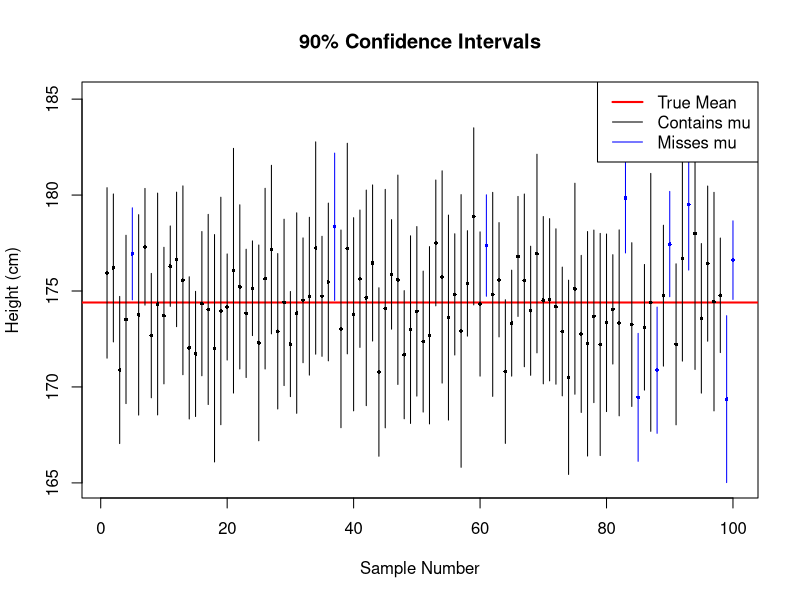
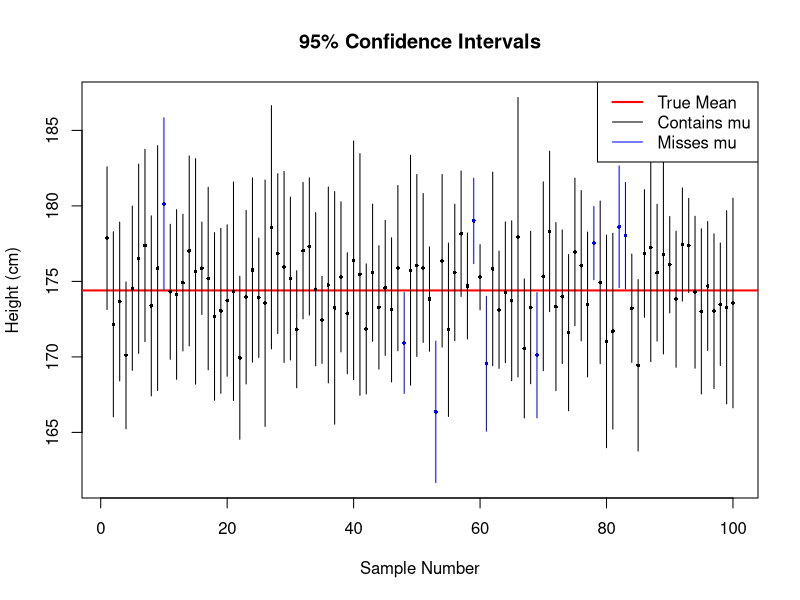
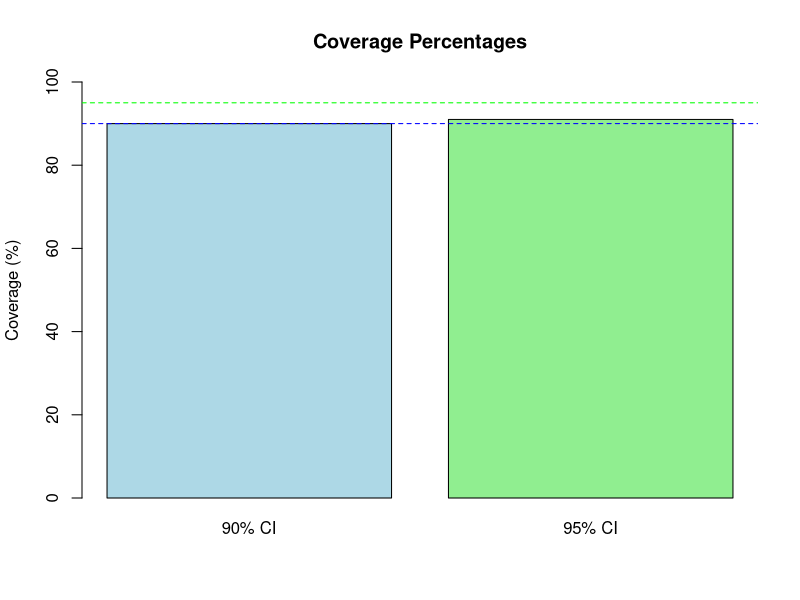
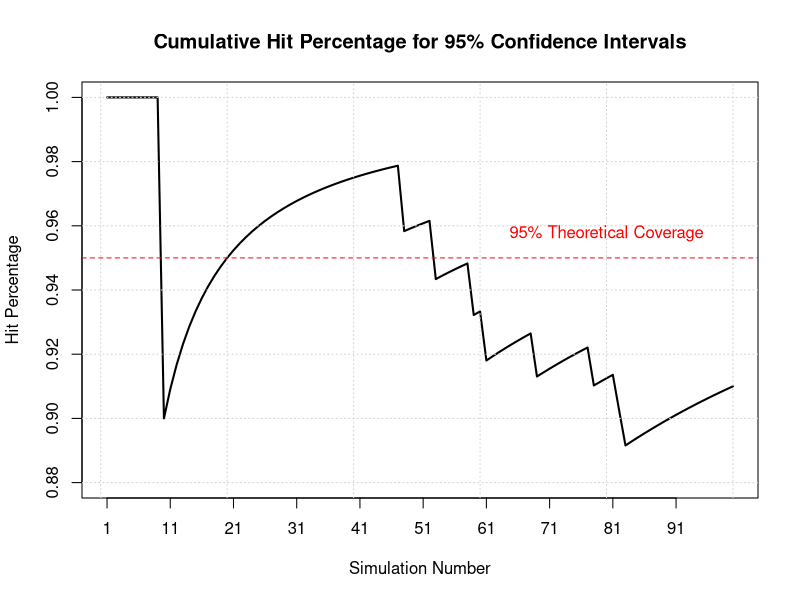
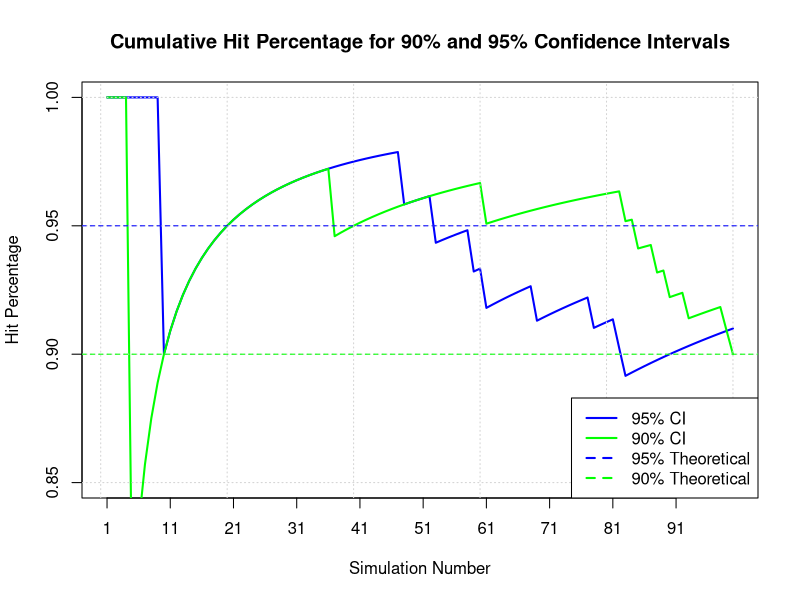

Write the R code that produced these figures, in order.
## ---- chunk 1
set.seed(123)  # For reproducibility
mu <- 174.4    # Population mean
sigma <- 6.57  # Population standard deviation
n <- 8         # Sample size
n_simulations <- 100  # Number of confidence intervals
## ---- chunk 2
simulate_ci <- function(confidence_level) {
  ci_data <- data.frame(
    sample_num = 1:n_simulations,
    sample_mean = numeric(n_simulations),
    lower_bound = numeric(n_simulations),
    upper_bound = numeric(n_simulations),
    contains_mu = logical(n_simulations)
  )
  
  # t-value for given confidence level
  t_value <- qt((1 + confidence_level)/2, df = n - 1)
  
  for (i in 1:n_simulations) {
    sample <- rnorm(n, mean = mu, sd = sigma)
    x_bar <- mean(sample)
    s <- sd(sample)
    margin <- t_value * s / sqrt(n)
    
    ci_data$sample_mean[i] <- x_bar
    ci_data$lower_bound[i] <- x_bar - margin
    ci_data$upper_bound[i] <- x_bar + margin
    ci_data$contains_mu[i] <- (mu >= ci_data$lower_bound[i]) & 
                              (mu <= ci_data$upper_bound[i])
  }
  
  return(ci_data)
}
## ---- chunk 3
ci_90 <- simulate_ci(0.90)
ci_95 <- simulate_ci(0.95)
## ---- chunk 4
coverage_90 <- mean(ci_90$contains_mu) * 100
coverage_95 <- mean(ci_95$contains_mu) * 100

cat("90% CI Coverage:", coverage_90, "%\n")
cat("95% CI Coverage:", coverage_95, "%\n")
## ---- chunk 5
plot_ci <- function(ci_data, confidence_level) {
  par(mar = c(5, 4, 4, 2) + 0.1)
  plot(1:n_simulations, ci_data$sample_mean, type = "n",
       ylim = range(c(ci_data$lower_bound, ci_data$upper_bound)),
       xlab = "Sample Number", 
       ylab = "Height (cm)",
       main = paste0(confidence_level*100, "% Confidence Intervals"))
  
  # Draw horizontal line at true mean
  abline(h = mu, col = "red", lwd = 2)
  
  # Draw confidence intervals
  for (i in 1:n_simulations) {
    col <- ifelse(ci_data$contains_mu[i], "black", "blue")
    segments(i, ci_data$lower_bound[i], i, ci_data$upper_bound[i], col = col)
    points(i, ci_data$sample_mean[i], pch = 16, cex = 0.5, col = col)
  }
  
  legend("topright", 
         legend = c("True Mean", "Contains mu", "Misses mu"),
         col = c("red", "black", "blue"),
         lty = c(1, 1, 1), 
         lwd = c(2, 1, 1))
}
## ---- chunk 6
par(mfrow = c(1, 1))
plot_ci(ci_90, 0.90)
## ---- chunk 7
plot_ci(ci_95, 0.95)
## ---- chunk 8
barplot(c(coverage_90, coverage_95),
        names.arg = c("90% CI", "95% CI"),
        ylim = c(0, 100),
        col = c("lightblue", "lightgreen"),
        main = "Coverage Percentages",
        ylab = "Coverage (%)")
abline(h = c(90, 95), col = c("blue", "green"), lty = 2)
## ---- chunk 9
# Calculate cumulative hit percentages
cumulative_hits_95 <- cumsum(ci_95$contains_mu) / (1:n_simulations)

# Create the plot
plot(1:n_simulations, cumulative_hits_95, 
     type = "l", 
     lwd = 2,
     xlab = "Simulation Number",
     ylab = "Hit Percentage",
     main = "Cumulative Hit Percentage for 95% Confidence Intervals",
     ylim = c(0.88, 1.0),
     xaxt = "n")

# Add x-axis with specific tick marks
axis(1, at = seq(1, n_simulations, by = 10))

# Add grid
grid(nx = NULL, ny = NULL, col = "lightgray", lty = "dotted")

# Add horizontal line at 0.95
abline(h = 0.95, col = "red", lty = 2)

# Add text label for the theoretical coverage
text(80, 0.953, "95% Theoretical Coverage", col = "red", pos = 3)
## ---- chunk 10
# Calculate cumulative hit percentages for both confidence levels
cumulative_hits_90 <- cumsum(ci_90$contains_mu) / (1:n_simulations)
cumulative_hits_95 <- cumsum(ci_95$contains_mu) / (1:n_simulations)

# Create the plot
plot(1:n_simulations, cumulative_hits_95, 
     type = "l", 
     lwd = 2,
     col = "blue",
     xlab = "Simulation Number",
     ylab = "Hit Percentage",
     main = "Cumulative Hit Percentage for 90% and 95% Confidence Intervals",
     ylim = c(0.85, 1.0),
     xaxt = "n")

# Add x-axis with specific tick marks
axis(1, at = seq(1, n_simulations, by = 10))

# Add the 90% line
lines(1:n_simulations, cumulative_hits_90, col = "green", lwd = 2)

# Add grid
grid(nx = NULL, ny = NULL, col = "lightgray", lty = "dotted")

# Add horizontal lines at theoretical coverage levels
abline(h = 0.95, col = "blue", lty = 2)
abline(h = 0.90, col = "green", lty = 2)

# Add legend
legend("bottomright", 
       legend = c("95% CI", "90% CI", "95% Theoretical", "90% Theoretical"),
       col = c("blue", "green", "blue", "green"),
       lty = c(1, 1, 2, 2),
       lwd = 2)
